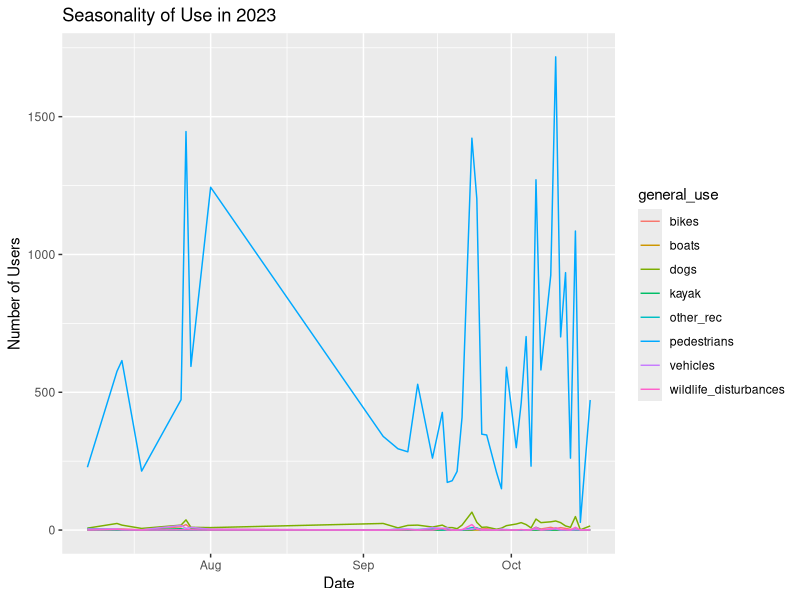
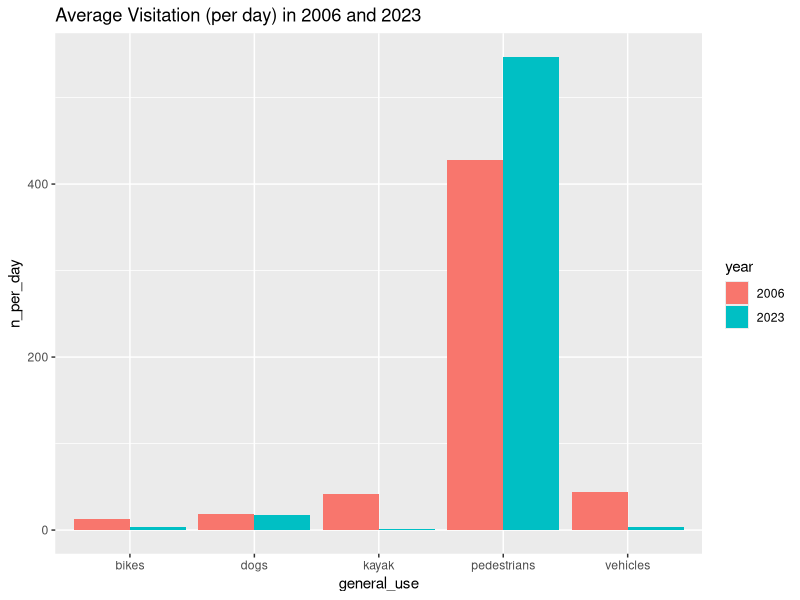
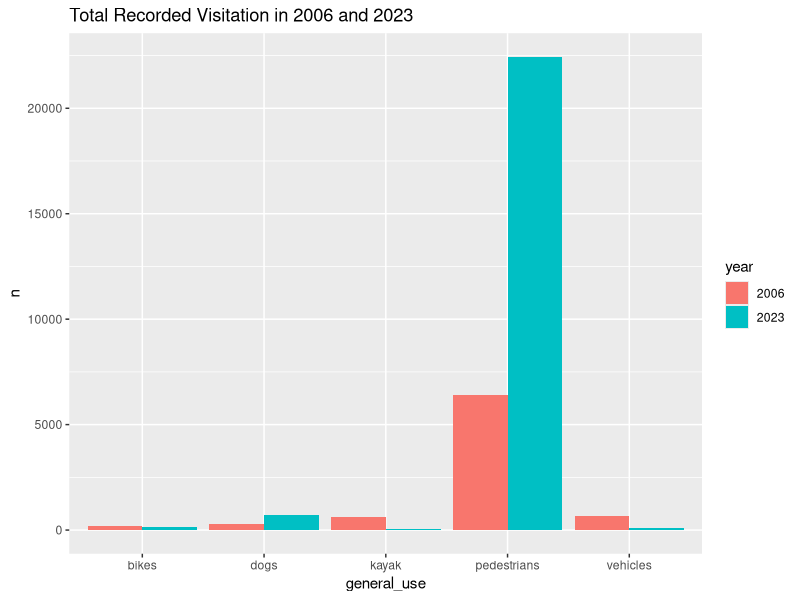

Reproduce these figures in R, in order.
## ---- chunk 1
#| label: Packages
# install.packages("tidyverse")
library(tidyverse)
library(readr)
library(readxl)
library(knitr)
## ---- chunk 2
#| label: Read in data 
bar_24_raw <- read_csv("data/sand_bar_to_bar_island_usage_survey-2024-04-17_08.05.40.csv")

## ---- chunk 3
#| label: clean-bar_24
bar_24 <- bar_24_raw %>%
  select(observed, 
         Number_of_Adult_Pedestrians, 
         Number_of_Children_Pedestrians,
         Vehicles_that_drove_on_the_Bar_without_parking_or_picking_up_passengers, 
         Vehicles_that_drove_on_to_the_Bar_and_parked, 
         Vehicles_that_drove_on_the_Bar_for_official_purposes__park_vehicle_headed_to_Bar_Island__Bar_Harbor_Police__or_municipal, 
         Dogs_on_leash, Dogs_off_leash, 
         Number_of_instances_of_dogs_defecating_and_owners_picking_it_up, 
         Number_of_instances_of_dogs_defecating_and_owners_NOT_picking_it_up, 
         `Number_of_private_kayak_groups_(arriving_with_personal_vehicles)`, 
         Number_of_private_kayaks_launched, Number_of_other_boats_launched, 
         Number_of_people_fishing, 
         Number_of_people_birding, 
         Number_of_people_in_the_water, 
         `Number_of_wildlife_disturbances_(if_a_dog_disturbs_a_group_of_birds_count_as_one)_`, 
         Number_of_bicyclists, 
         Current_Weather
         ) 

colnames(bar_24) <- c("observed", 
                      "adult_pedestrians", 
                      "child_pedestrians",
                      "vehicles_no_parking", 
                      "vehicles_parking", 
                      "vehicles_official", 
                      "dogs_leash", 
                      "dogs_off_leash", 
                      "dogs_defecating_pick_up", 
                      "dogs_defecating_no_pick_up", 
                      "kayak_group", 
                      "private_kayaks", 
                      "other_boats", 
                      "fishers", 
                      "birders", 
                      "swimmers_waders", 
                      "wildlife_disturbances", 
                      "bicyclists", 
                      "weather")
 bar_24 <- bar_24 %>% 
  mutate_if(is.numeric, replace_na, replace = 0) %>%
  mutate(kayak_group = case_when(kayak_group == -4 ~ 4, 
                                 TRUE ~ kayak_group))

bar_24$observed <- as_datetime(bar_24$observed)

bar_24 <- bar_24 %>%
  mutate(weather = as_factor(bar_24$weather))

## ---- chunk 4
#| label: pivot-bar_24-longer

bar_24_long <- bar_24 %>%
  pivot_longer(! c(observed, weather),
    names_to = "use",
    values_to = "number") %>%
  group_by(use) %>%
  mutate(general_use = case_when(
         use == "adult_pedestrians" ~ "pedestrians", 
         use == "child_pedestrians" ~ "pedestrians", 
         use == "vehicles_no_parking" ~ "vehicles", 
         use == "vehicles_parking" ~ "vehicles",
         use == "vehicles_official" ~ "vehicles",
         use == "dogs_leash" ~ "dogs", 
         use == "dogs_off_leash" ~ "dogs",
         use == "dogs_defecating_pick_up" ~ "dog_poo", 
         use == "dogs_defecating_no_pick_up" ~ "dog_poo",
         use == "kayak_group" ~ "kayak", 
         use == "private_kayaks" ~ "kayak", 
         use == "other_boats" ~ "boats", 
         use == "fishers" ~ "other_rec", 
         use == "birders" ~ "other_rec", 
         use == "swimmers_waders" ~ "other_rec", 
         use == "wildlife_disturbances" ~ "wildlife_disturbances", 
         use == "bicyclists" ~ "bikes")) %>%
  mutate(date = date(observed)) %>%
  mutate(month = month(date)) %>%
  filter(!month == "1") 
## ---- chunk 5
#| label: Create daily summary df

bar_24_long_daily_summary <- bar_24_long %>% 
  group_by(date, general_use) %>%
  summarize(n = sum(number))
## ---- chunk 6
#| label: Line plots
bar_24_long_daily_summary %>%
  filter(!general_use == "dog_poo") %>%
  group_by(general_use) %>%
  ggplot(
    aes( 
      x = date, 
      y = n, 
      color = general_use)
  ) + 
  geom_line() + 
  labs(
    title = "Seasonality of Use in 2023", 
    x = "Date", 
    y = "Number of Users"
  )

# bar_24 %>%
#   ggplot(
#     mapping = aes(
#       x = observed,
#       y = adult_pedestrians)) +
#     geom_line() +
#   labs(
#     title = "Adult Pedestrians on the Bar Over Time")
#
# bar_24 %>%
#   ggplot(
#     mapping = aes(
#       x = observed, 
#       y = child_pedestrians)) +
#     geom_line() + 
#   labs(
#     title = "Number of Children Walking on Bar over Time"
#   )
# 
# # bar_24 %>%
# #   ggplot(
# #     mapping = aes(
# #       x = observed, 
# #       y = total_pedestrians)) +
# #     geom_line() 
# 
# bar_24_long %>%
#   select(c(date, general_use, number)) %>%
#   group_by(general_use) %>%
#   ggplot(
#     aes(
#       x = date,
#       y = number,
#       color = general_use, na.rm)) +
#   geom_line() +
#   labs(
#     title = "Frequency of Use over Time"
#   )
# 
# # bar_24 %>% 
# #   select(adult_pedestrians, child_pedestrians, observed) %>%
# #   ggplot( 
# #     aes(x=observed, y=n, group=name, color=name)) +
# #     geom_line()
## ---- chunk 7
#| label: Bar plots

# # bar_24_long %>%
# #   filter(general_use == c("bikes", "boats", "dogs", "kayak", "other_rec", "pedestrians", "vehicles", "wildlife_disturbances")) %>%
# #   ggplot(
# #     aes(
# #       fill = general_use, 
# #       x = general_use, 
# #       y = number)) + 
# #   geom_bar(position= "dodge", stat = "identity") + 
# #   labs( 
# #     title = "Bar Island Visitation by Type of Use")
# 
# bar_24_long %>%
#   # group_by(general_use) %>%
#   ggplot(
#     aes(
#       # fill = general_use,
#       x = weather,
#       y = number)) +
#   geom_bar(position="dodge", stat="identity") +
#   labs(
#     title = "2023 Bar Island Bar Useage by Type of Use and Weather",
#     x = "Weather",
#     y = "Number of Visitors",
#     )

# bar_24_long %>%
#   filter(general_use == c("pedestrians", "vehicles", "kayak", "bikes", "dogs")) %>%
#   ggplot( 
#     aes(
#       fill = general_use,
#       x = general_use, 
#       y = number
#     )) +
#   geom_bar(stat = "identity") + 
#   labs(
#     title = "Total Number of Visitors in 2023 by Use", 
#     x = "Use Type", 
#     y = "Number of Visitors"
#   )

## ---- chunk 8
#| label: Effort calculations

d <- bar_24 %>%
  mutate(date = date(observed)) %>%
  distinct(date) %>%
  nrow()

# specific_use_per_day <- bar_24_long %>% 
#   group_by(use) %>%
#   summarize(n_per_day = sum(number)/d) %>%
#   print()
# 
# specific_use <- bar_24_long %>% 
#   group_by(use) %>%
#   summarize(no = sum(number)) %>%
#   print()

# specific_use_tibble <- full_join(specific_use, specific_use_per_day)

use_per_day_23 <- bar_24_long %>% 
  filter(general_use != "dog_poo") %>%
  group_by(general_use) %>% 
  summarize(n_per_day = sum(number)/d) %>%
  mutate(year = as.numeric("2023"))
  
use_23 <- bar_24_long %>% 
  filter(general_use != "dog_poo") %>%
  group_by(general_use) %>%
  summarize(n = sum(number)) %>%
  mutate(year = as.numeric("2023"))

data_2006 <- read_excel("data/2006 data.xlsx") %>%
  mutate(general_use = case_when(
    general_use == "cars" ~ "vehicles", 
    general_use == "bikes" ~ "bikes", 
    general_use == "pedestrians" ~ "pedestrians",
    general_use == "kayak" ~ "kayak", 
    general_use == "dogs" ~ "dogs"))

use_per_day_06 <- data_2006 %>%
  select(c(general_use, n_per_day, year))

use_06 <- data_2006 %>%
  select(c(general_use, n, year))

use_per_day <- bind_rows(use_per_day_06, use_per_day_23) %>%
  mutate(year = as.character(year)) %>%
  mutate(n_per_day = round(n_per_day))

use <- bind_rows(use_06, use_23) %>%
  mutate(year = as.character(year)) 

# Things I want to improve here: 
# 1) Make one column for 2023 and one for 2006 "n per days"
# 2) Round to the nearest visitor 

kable(use %>%
  pivot_wider(names_from = year, 
              values_from = n), 
      caption = "Table of Total Counted Visitors by Use Type for 2006 and 2023")

kable(use_per_day %>% 
  pivot_wider(names_from = year, 
              values_from = n_per_day), 
      caption = "Table of Average Users per day by Use Type for 2006 and 2023")

## ---- chunk 9
#| label: Comparative plots
use_per_day %>% 
  filter(!general_use %in% c("boats", "other_rec", "wildlife_disturbances")) %>%
  ggplot( 
    aes(
      x = general_use, 
      y = n_per_day, 
      fill = year
    )) + 
  geom_bar(position = "dodge", stat = "identity") + 
  labs(
    title = "Average Visitation (per day) in 2006 and 2023"
  )

use %>% 
  filter(!general_use %in% c("boats", "other_rec", "wildlife_disturbances")) %>%
  ggplot( 
    aes(
      x = general_use, 
      y = n, 
      fill = year
    )) + 
  geom_bar(position = "dodge", stat = "identity") + 
  labs(
    title = "Total Recorded Visitation in 2006 and 2023"
  )

